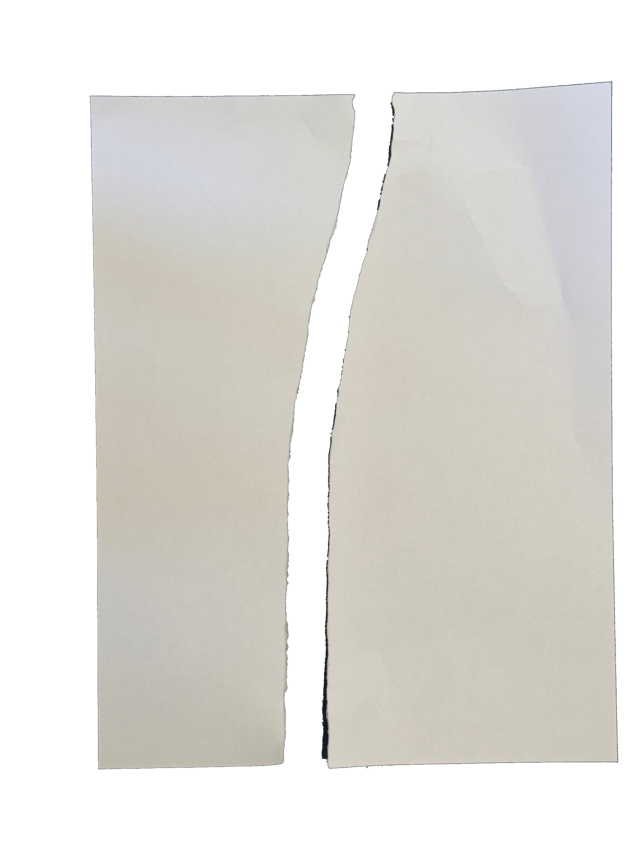
#> input picture raw/tears/tear-vertical-gentle-cutout.png, 1932 x 2576 px, found by its file name (shown at 1/3 size); its folder holds 4 pictures in this run
$ python paper_tiles.py
#> lines starting #> are read from the running program, lines starting #| are printed output that depends on the picture; after the words box and inside, x2 and y2 are one past the last pixel; in counts of white or black regions, pixels touching at a corner belong together
"""Tiles of my own torn paper for the pattern modules: crops taken along the torn edges (not the straight
outer edges of the sheet), in grey, with the backdrop removed. One atlas image, 8 x 4 tiles. Run from the repo root."""
import random, numpy as np
from PIL import Image, ImageOps
from scipy import ndimage as ndi
random.seed(5)
TW, TH = 180, 300                       # one module is 0.6 wide for every 1 high
names = ["tear-vertical-gentle", "tear-hole", "tear-diagonal", "tear-curve-deep", "tear-strips"]
tiles = []
for n in names:
    im = Image.open(f"raw/tears/{n}-cutout.png").convert("RGBA")
#> im is the input picture: PIL image 1932x2576 RGBA; mean R, G, B, A 149.9, 150.1, 148.1, 148.7
    a = np.asarray(im)[..., 3] > 128
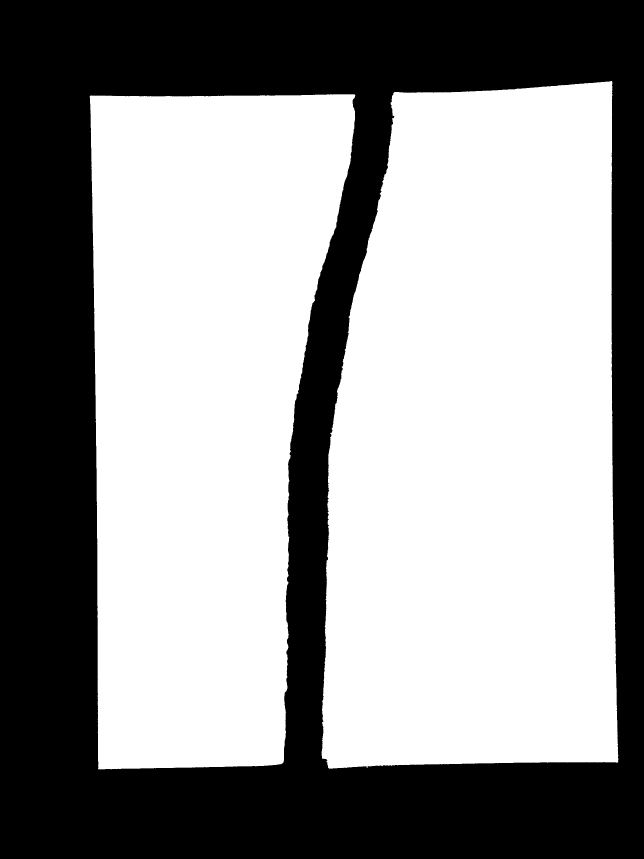
#> a: shape (2576, 1932) bool (shown at 1/3 size); 58.3% white; 1 black region, box (x1, y1, x2, y2) and area: (0, 0, 1932, 2576) 2074877
    ys, xs = np.where(a); x0, x1, y0, y1 = xs.min(), xs.max(), ys.min(), ys.max()
#> after `x0, x1, y0, y1 = (xs.min(), xs.max(), ys.min(), ys.max())`: x0 = 269; x1 = 1854; y0 = 243; y1 = 2307
    edge = a ^ ndi.binary_erosion(a, iterations=2)
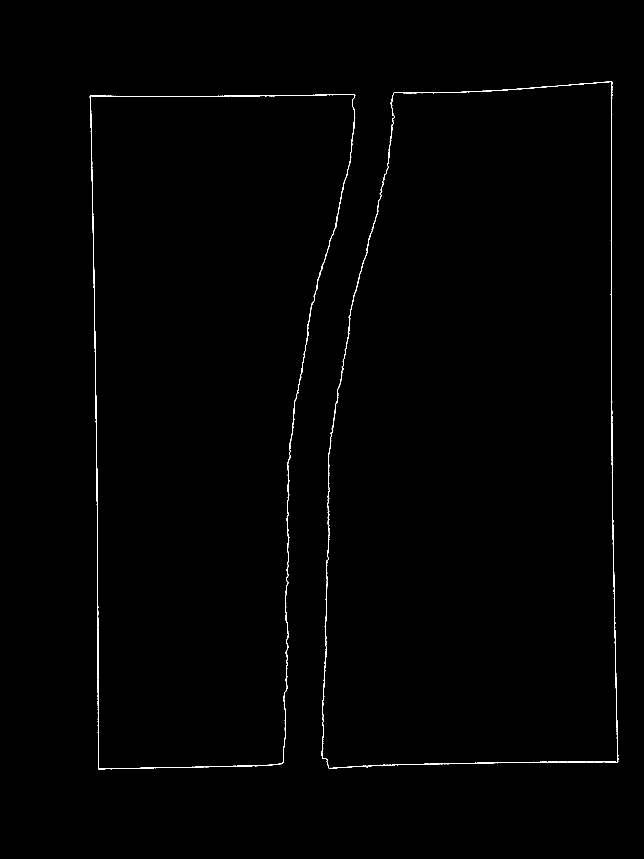
#> edge: shape (2576, 1932) bool (shown at 1/3 size); 0.44% white in thin lines or dots, all inside (x1, y1, x2, y2) = (269, 243, 1855, 2308)
    inner = np.zeros_like(a); inner[y0 + 90:y1 - 90, x0 + 90:x1 - 90] = True     # skip the straight outer edges
    ey, ex = np.where(edge & inner)
#> ey = 7561 values from 333 to 2216; ex = 7561 values, max 1184 at index 72, min 850 at index 7076, mean 975.9
    picks = random.sample(range(len(ey)), min(400, len(ey)))
#> picks = 400 values, max 7555 at index 9, min 5 at index 383, mean 3714.3
    got = 0
    for k in picks:
        cx, cy = ex[k], ey[k]
        sw = random.choice([1.0, 1.4, 1.9]); w, h = int(TW * sw), int(TH * sw)
        box = (cx - w // 2, cy - h // 2, cx + w // 2, cy + h // 2)
        if box[0] < 0 or box[1] < 0 or box[2] > im.width or box[3] > im.height: continue
        crop = im.crop(box)
        cov = (np.asarray(crop)[..., 3] > 128).mean()
        if not .35 < cov < .8: continue                      # both paper and gap in the tile
        g = ImageOps.autocontrast(ImageOps.grayscale(crop.convert("RGB")), cutoff=2)
        t = Image.merge("RGBA", (g, g, g, crop.split()[3])).resize((TW, TH), Image.LANCZOS)
        if random.random() < .5: t = ImageOps.mirror(t)
        tiles.append(t); got += 1
        if got >= 7: break
#> this loop made 7 passes
#> (k, cx, cy, sw, w, h, box, cov) on passes 1 to 7: (5102, 987, 1602, 1.9, 342, 570, (816, 1317, 1158, 1887), 0.654), (2092, 1072, 852, 1.9, 342, 570, (901, 567, 1243, 1137), 0.657), (6076, 857, 1846, 1.4, 251, 420, (732, 1636, 982, 2056), 0.538), (2937, 1035, 1063, 1.4, 251, 420, (910, 853, 1160, 1273), 0.551), (6514, 977, 1955, 1.9, 342, 570, (806, 1670, 1148, 2240), 0.666), (5656, 859, 1741, 1.4, 251, 420, (734, 1531, 984, 1951), 0.531), (6893, 860, 2050, 1, 180, 300, (770, 1900, 950, 2200), 0.496)
#> pass 1, `crop = im.crop(box)`:
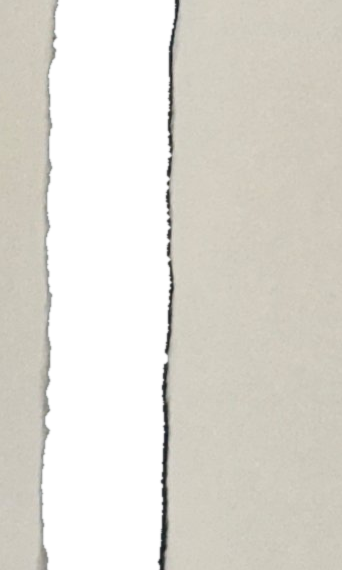
#> crop: PIL image 342x570 RGBA; mean R, G, B, A 159.8, 157.5, 150.3, 166.7; transparent parts drawn white
#> pass 1, `g = ImageOps.autocontrast(ImageOps.grayscale(crop.convert("RGB")), cut..`:
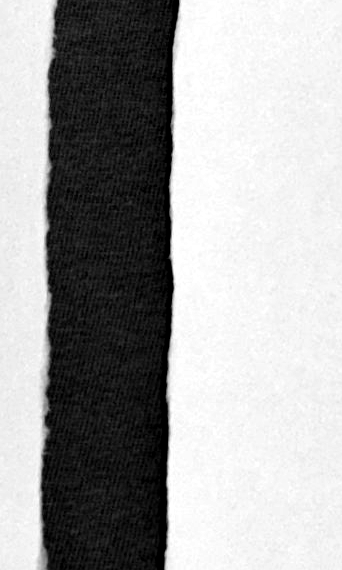
#> g: PIL image 342x570 L; min 0, max 255, mean 163.9
#> pass 1, `t = Image.merge("RGBA", (g, g, g, crop.split()[3])).resize((TW, TH), I..`:
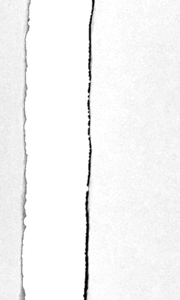
#> t: PIL image 180x300 RGBA; mean R, G, B, A 157.4, 157.4, 157.4, 166.7; transparent parts drawn white
#> pass 2, `crop = im.crop(box)`:
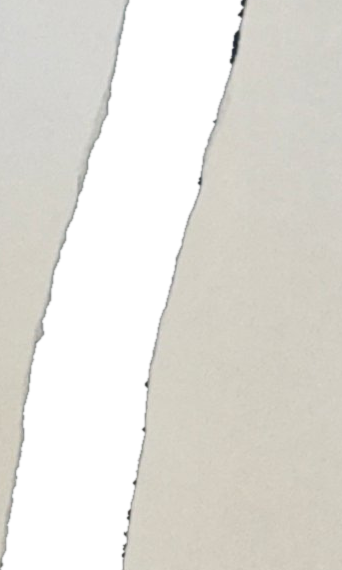
#> crop: PIL image 342x570 RGBA; mean R, G, B, A 164.9, 163.7, 158.4, 167.7; transparent parts drawn white
#> after the loop, got = 7; tiles = 7 items
#> pass 2 of the loop `for n in names:`:
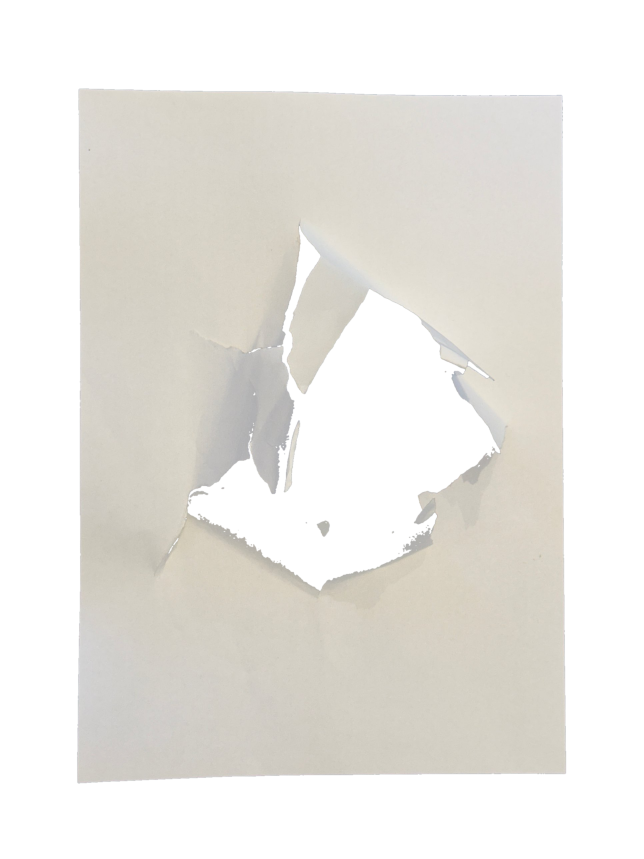
#> input picture raw/tears/tear-hole-cutout.png, 1932 x 2576 px, found by its file name (shown at 1/3 size)
#> im is the input picture: PIL image 1932x2576 RGBA; mean R, G, B, A 151.9, 151.4, 149.1, 131.2
#> `a = np.asarray(im)[..., 3] > 128`:
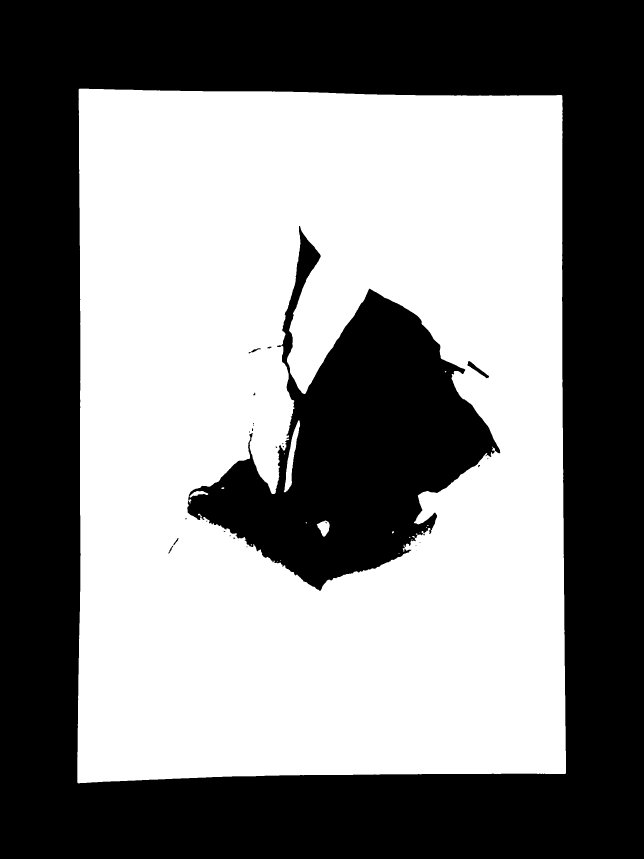
#> a: shape (2576, 1932) bool (shown at 1/3 size); 51.5% white; 29 black regions (19 under 20 px), largest, box (x1, y1, x2, y2) and area: (0, 0, 1932, 2576) 2000930, (562, 678, 1501, 1773) 412963, (1402, 1083, 1467, 1135) 810
#> x0 = 232; x1 = 1697; y0 = 266; y1 = 2349
#> edge: shape (2576, 1932) bool; 0.52% white in thin lines or dots, all inside (x1, y1, x2, y2) = (232, 266, 1698, 2350)
#> ey = 11927 values from 676 to 1774; ex = 11927 values, max 1502 at index 5992, min 503 at index 10889, mean 975.5
#> picks = 400 values, max 11901 at index 374, min 7 at index 300, mean 5965.7
#> the loop `for k in picks:` made 12 passes
#> (k, cx, cy, sw, w, h, box, cov) on passes 1 to 6: (9238, 980, 1570, 1.4, 251, 420, (855, 1360, 1105, 1780), 0.142), (7815, 855, 1468, 1.4, 251, 420, (730, 1258, 980, 1678), 0.251), (3262, 1388, 1103, 1, 180, 300, (1298, 953, 1478, 1253), 0.685), (2178, 847, 1026, 1.4, 251, 420, (722, 816, 972, 1236), 0.838), (9971, 1273, 1606, 1.4, 251, 420, (1148, 1396, 1398, 1816), 0.628), (1488, 880, 941, 1, 180, 300, (790, 791, 970, 1091), 0.847)
#> pass 3, `g = ImageOps.autocontrast(ImageOps.grayscale(crop.convert("RGB")), cut..`:
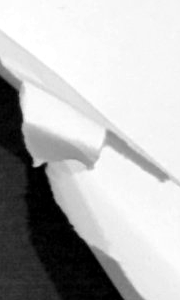
#> g: PIL image 180x300 L; min 0, max 255, mean 182.9
#> after the loop `for k in picks:`: got = 7; tiles = 14 items
#> pass 3 of the loop `for n in names:`:
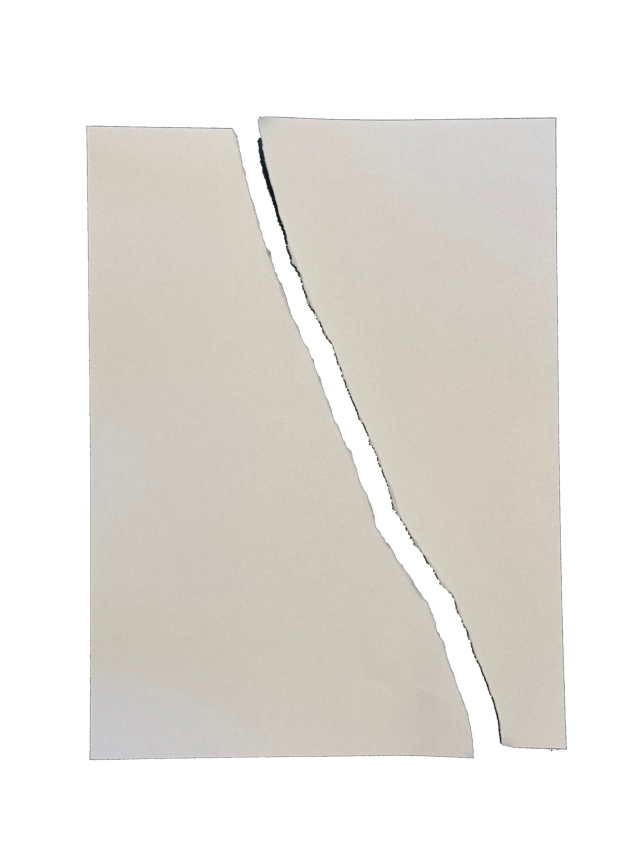
#> input picture raw/tears/tear-diagonal-cutout.png, 1932 x 2576 px, found by its file name (shown at 1/3 size)
#> im is the input picture: PIL image 1932x2576 RGBA; mean R, G, B, A 141.2, 141.1, 139.2, 130.6
#> `a = np.asarray(im)[..., 3] > 128`:
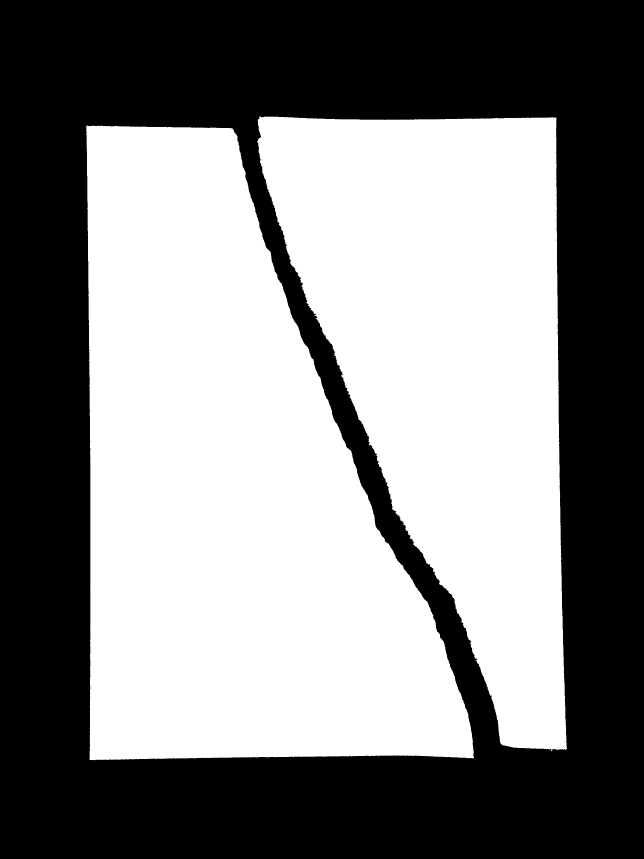
#> a: shape (2576, 1932) bool (shown at 1/3 size); 51.2% white; 1 black region, box (x1, y1, x2, y2) and area: (0, 0, 1932, 2576) 2427312
#> x0 = 259; x1 = 1700; y0 = 349; y1 = 2280
#> edge: shape (2576, 1932) bool; 0.42% white in thin lines or dots, all inside (x1, y1, x2, y2) = (259, 349, 1701, 2281)
#> ey = 7308 values from 439 to 2189; ex = 7308 values, max 1497 at index 7283, min 716 at index 0, mean 1084.4
#> picks = 400 values, max 7303 at index 27, min 0 at index 77, mean 3579.9
#> the loop `for k in picks:` made 7 passes
#> (k, cx, cy, sw, w, h, box, cov) on passes 1 to 6: (711, 822, 616, 1.9, 342, 570, (651, 331, 993, 901), 0.784), (4439, 1175, 1513, 1, 180, 300, (1085, 1363, 1265, 1663), 0.609), (1326, 870, 768, 1, 180, 300, (780, 618, 960, 918), 0.678), (4901, 1230, 1615, 1.9, 342, 570, (1059, 1330, 1401, 1900), 0.774), (617, 752, 593, 1, 180, 300, (662, 443, 842, 743), 0.686), (7018, 1482, 2117, 1.4, 251, 420, (1357, 1907, 1607, 2327), 0.565)
#> pass 1, `if random.random() < .5: t = ImageOps.mirror(t)`:
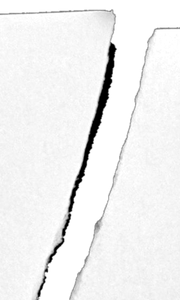
#> t: PIL image 180x300 RGBA; mean R, G, B, A 187.1, 187.1, 187.1, 199.8; transparent parts drawn white
#> after the loop `for k in picks:`: got = 7; tiles = 21 items
#> (the run stopped early here; a loop or call above may not have finished)
